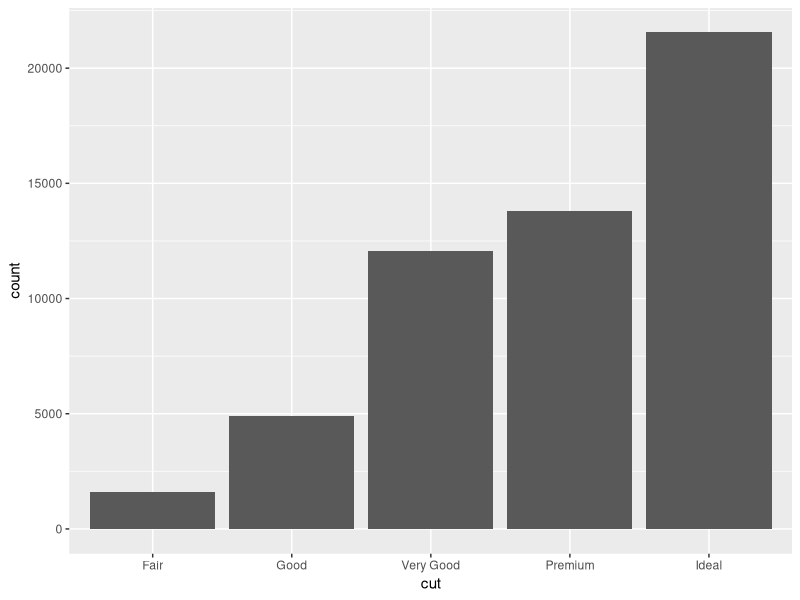
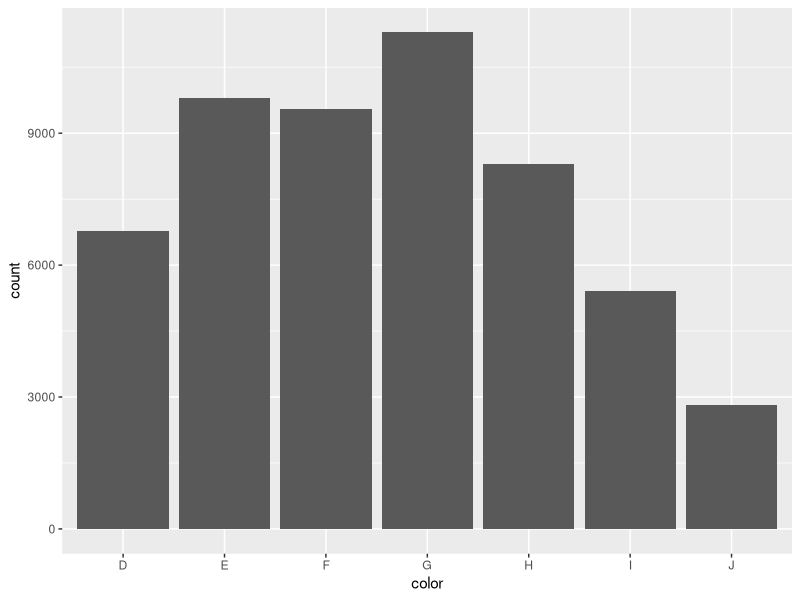
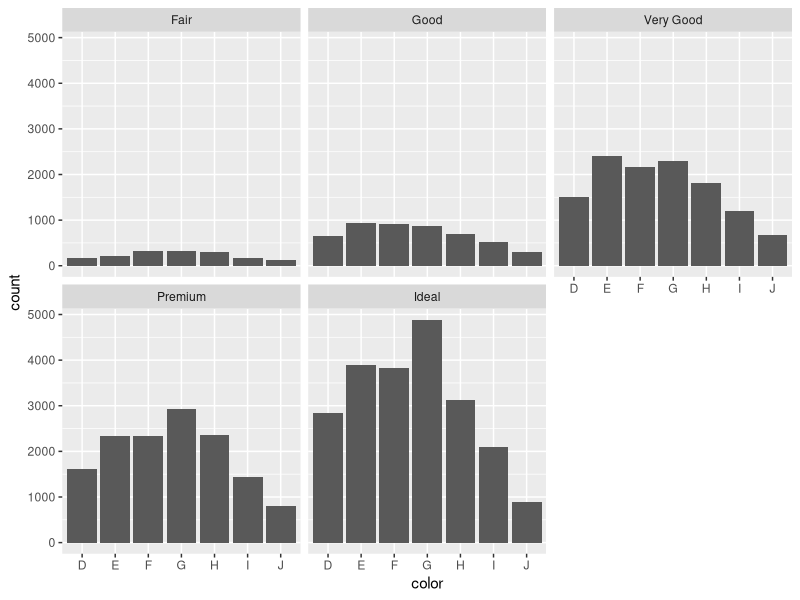
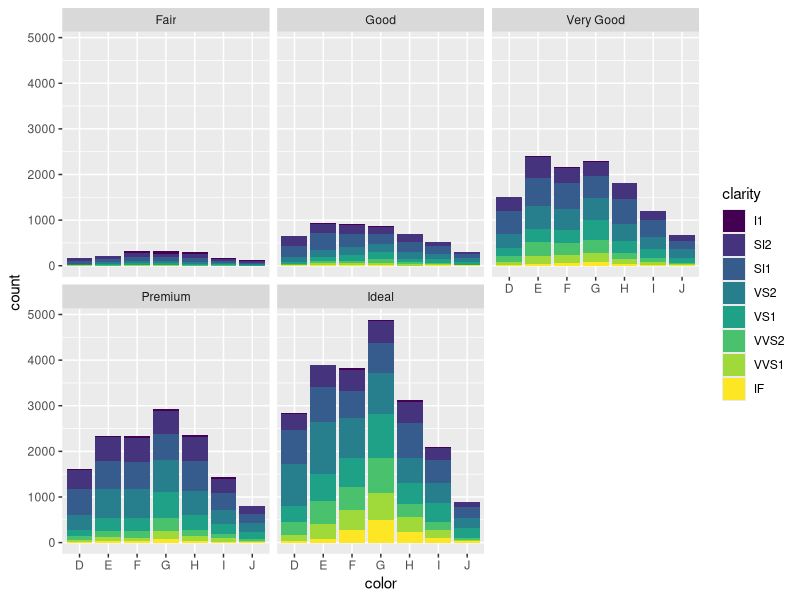
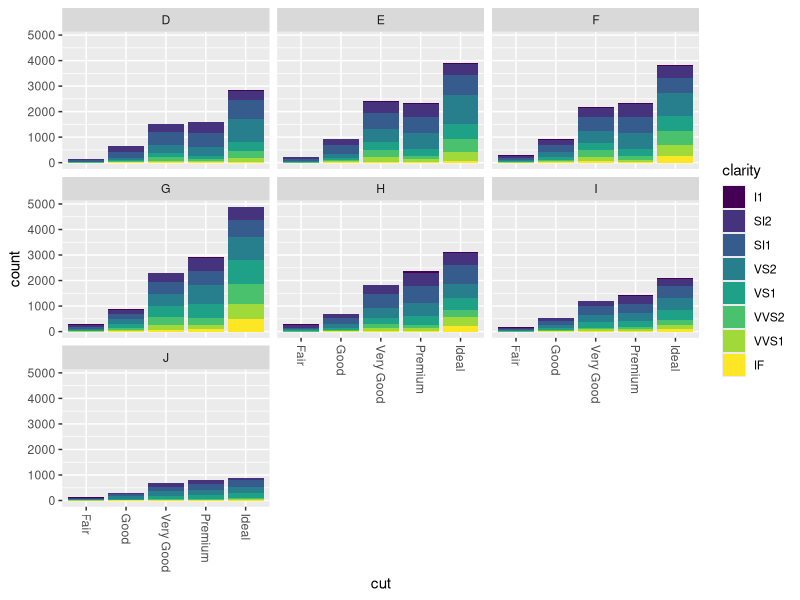
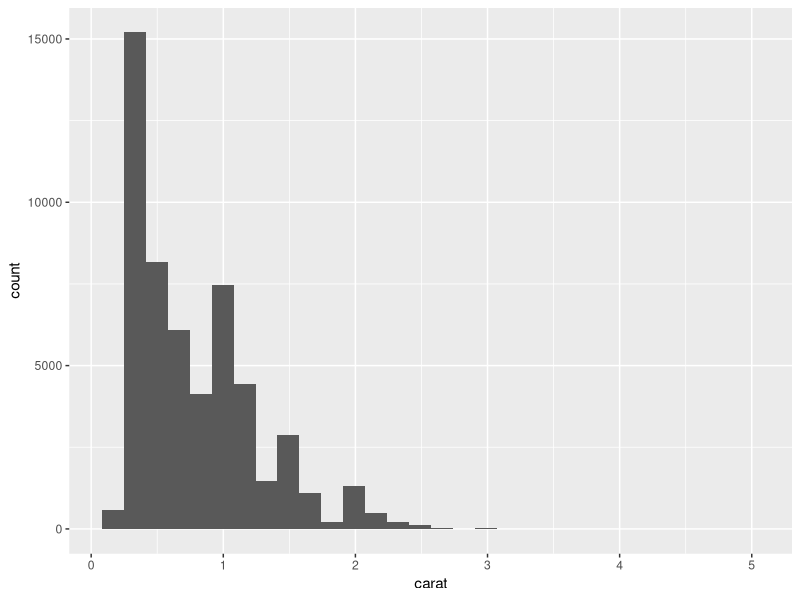
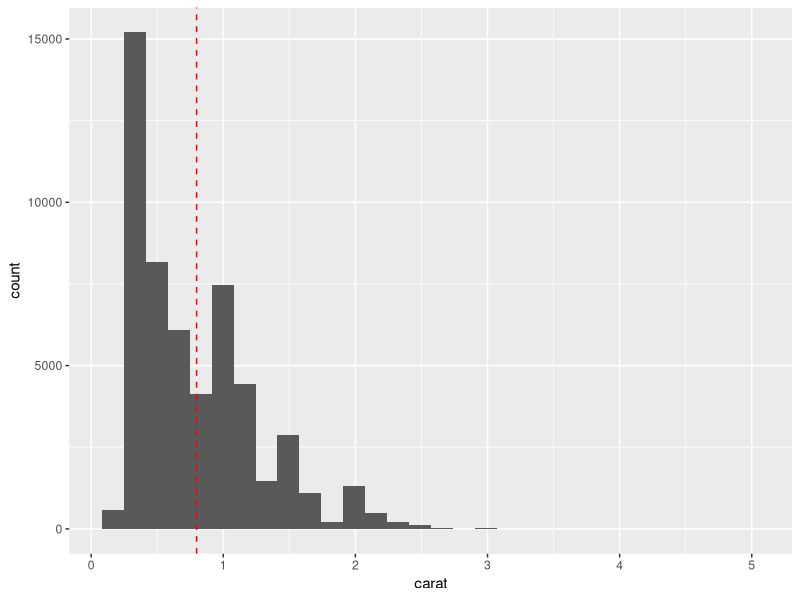
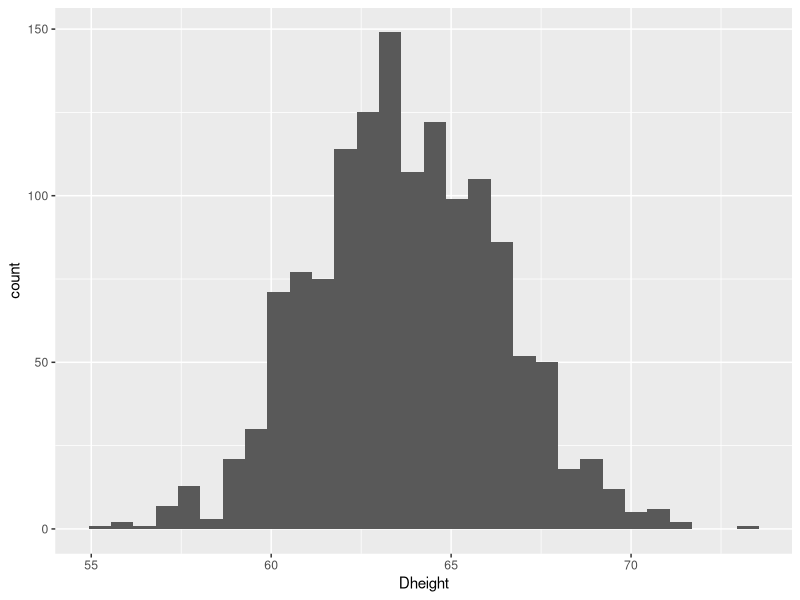

Recreate these plots in R, in order.
## ---- chunk 1
library(tidyverse) 
library(gridExtra)
library(knitr) 
opts_chunk$set(
  tidy = FALSE,
  cache = FALSE,
  echo = TRUE,
  warning = FALSE,
  message = FALSE,
  dpi = 300,
  fig.align = "center",
  fig.width = 4,
  fig.height = 4
  )
## ---- chunk 2
library(tidyverse)
df <- diamonds ## diamonds comes with ggplot2
dim(df)
head(df)
## ---- chunk 3
names(df)
## ---- chunk 4
DiaCut <- df$cut
unique(DiaCut)
## ---- chunk 5
table(DiaCut)
## ---- chunk 6
g <- ggplot(data = df, aes(x = cut)) + 
  geom_bar() 
print(g)
## ---- chunk 7
unique(df$color)
## ---- chunk 8
table(df$color)
## ---- chunk 9
ggplot(df, aes(color)) + ## can omit 'data = ' and 'x = '
  geom_bar()
## ---- chunk 10
table(df$cut, df$color)
## ---- chunk 11
ggplot(df, aes(color)) + ## can omit 'data = ' and 'x = '
  geom_bar() +
  facet_wrap(~cut) #<<
## ---- chunk 12
ggplot(df, aes(color, fill = clarity)) + #<<
  geom_bar() +
  facet_wrap(~cut) 
## ---- chunk 13
ggplot(df, aes(cut, fill = clarity)) +
  geom_bar() +
  theme(axis.text.x = element_text(angle = -90, hjust = 0, vjust = 0.5)) +
  facet_wrap(~color) 
## ---- chunk 14
ggplot(df, aes(carat)) +
  geom_histogram()
## ---- chunk 15
ggplot(df, aes(carat)) +
  geom_histogram() +
  geom_vline(xintercept = mean(df$carat), lty = "dashed", color = "red")
## ---- chunk 16
d <- read.table(file = "heights.txt", header = TRUE, sep = " ")
mom <- d$Mheight
s <- sum(mom); n <- length(mom)
mom_height_mean <- s/n
print(mom_height_mean)
## ---- chunk 17
mean(mom) # mean() gives the mean of a vector
## ---- chunk 18
median(mom)
## ---- chunk 19
quantile(mom)
## ---- chunk 20
carat <- df$carat
mean(carat); median(carat)
## ---- chunk 21
quantile(carat)
## ---- chunk 22
quantile(carat, probs = 0.9)
## ---- chunk 23
var(mom) # var() gives the sample variance of a vector
## ---- chunk 24
v1 <- mom-mean(mom); v2 <- v1^2
sum(v2)/(length(mom)-1)
## ---- chunk 25
sd(mom) # sd() gives the sample standard deviation of a vector
## ---- chunk 26
ggplot(d, aes(Dheight)) + geom_histogram()
## ---- chunk 27
D_height <- d$Dheight
c(mean(D_height), median(D_height), var(D_height))
